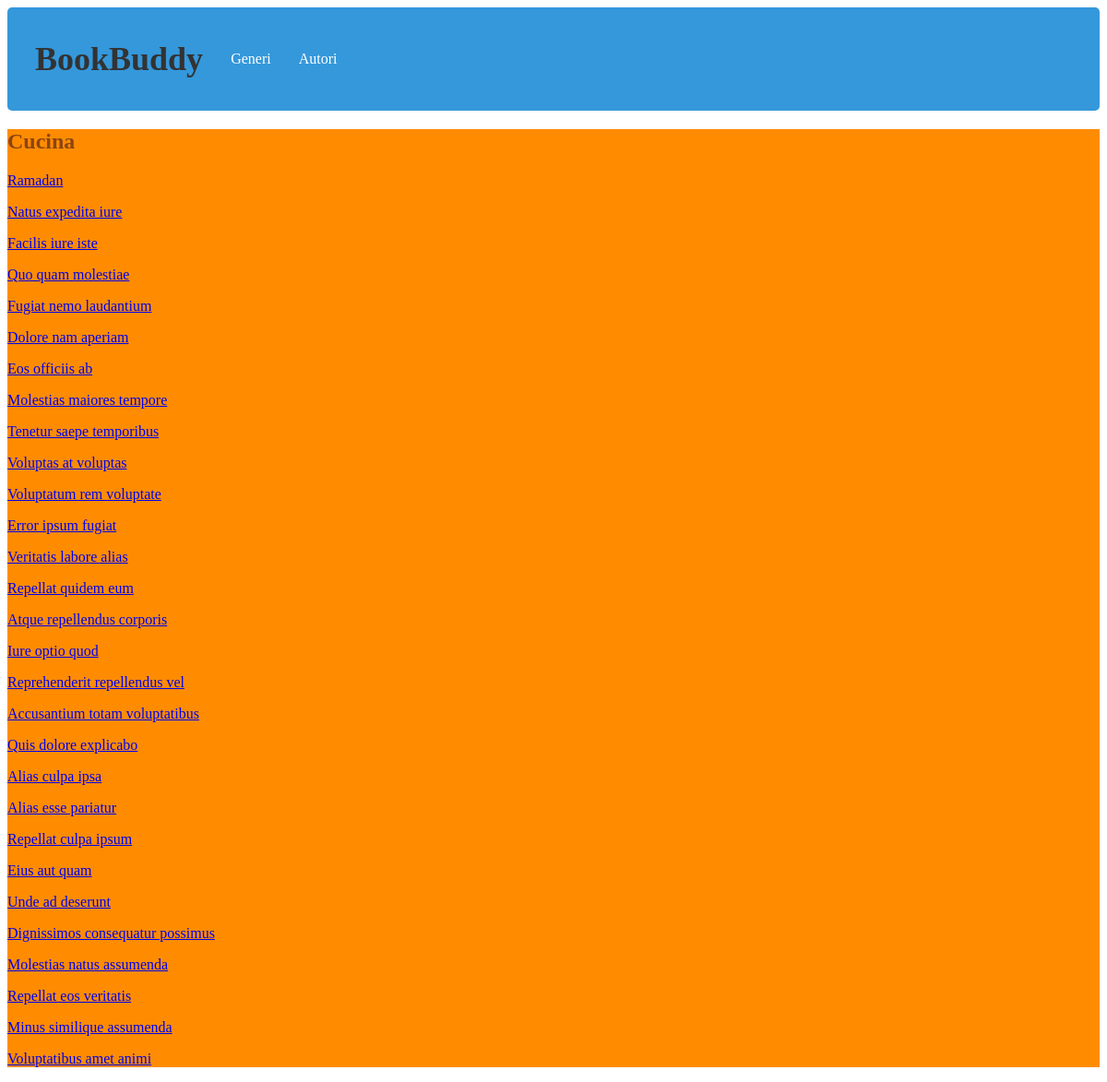
The page /cucina/ on the database its author committed.
### book/models.py (models this page shows, shortened)
class Book(models.Model):
    genere = models.CharField(max_length=100, null=True)
    title = models.CharField(max_length=100)
    author = models.ForeignKey(Autore,
                               on_delete=models.CASCADE,
                               default=None,
                               null=True)
    year = models.IntegerField(default="2024")
    pages = models.IntegerField(default="0")
    body = models.TextField(default="No body available")
    slug = models.SlugField(default="")
    def get_absolute_url(self):
        return reverse('dettagli', kwargs={"slug": self.slug})

### book/views.py (the view)
# urls.py: path('cucina/', CucinaListView.as_view(), name='cucina'),
class CucinaListView(ListView):
    model = Book
    template_name = 'cucina.html'
    def get_context_data(self, **kwargs):
        context = super().get_context_data(**kwargs)
        libri_Cucina = Book.objects.filter(genere="Cucina")
        context['libri_Cucina'] = libri_Cucina
        return context

### templates/cucina.html
{% extends "base.html" %}
{% load static %}
{% block extra_css %}
    <link rel="stylesheet" href="{% static 'css/cucina.css' %}">
{% endblock %}
{% block content %}
<h2>Cucina</h2>
{% for libro in libri_Cucina %}
<p class="libro_title"><a href="{{ libro.get_absolute_url }}">{{ libro.title }}</a></p>
{% endfor %}
{% endblock content %}

### static/css/cucina.css (style rules this page uses)
h2 { color: saddlebrown; }

### rows shown on the page
Book: title "Ramadan"
Book: title "Natus expedita iure"
Book: title "Facilis iure iste"
Book: title "Quo quam molestiae"
Book: title "Fugiat nemo laudantium"
Book: title "Dolore nam aperiam"
Book: title "Eos officiis ab"
Book: title "Molestias maiores tempore"
Book: title "Tenetur saepe temporibus"
Book: title "Voluptas at voluptas"
Book: title "Voluptatum rem voluptate"
Book: title "Error ipsum fugiat"
Book: title "Veritatis labore alias"
Book: title "Repellat quidem eum"
Book: title "Atque repellendus corporis"
Book: title "Iure optio quod"
Book: title "Reprehenderit repellendus vel"
Book: title "Accusantium totam voluptatibus"
Book: title "Quis dolore explicabo"
Book: title "Alias culpa ipsa"
Book: title "Alias esse pariatur"
Book: title "Repellat culpa ipsum"
Book: title "Eius aut quam"
Book: title "Unde ad deserunt"
Book: title "Dignissimos consequatur possimus"
Book: title "Molestias natus assumenda"
Book: title "Repellat eos veritatis"
Book: title "Minus similique assumenda"
Book: title "Voluptatibus amet animi"
